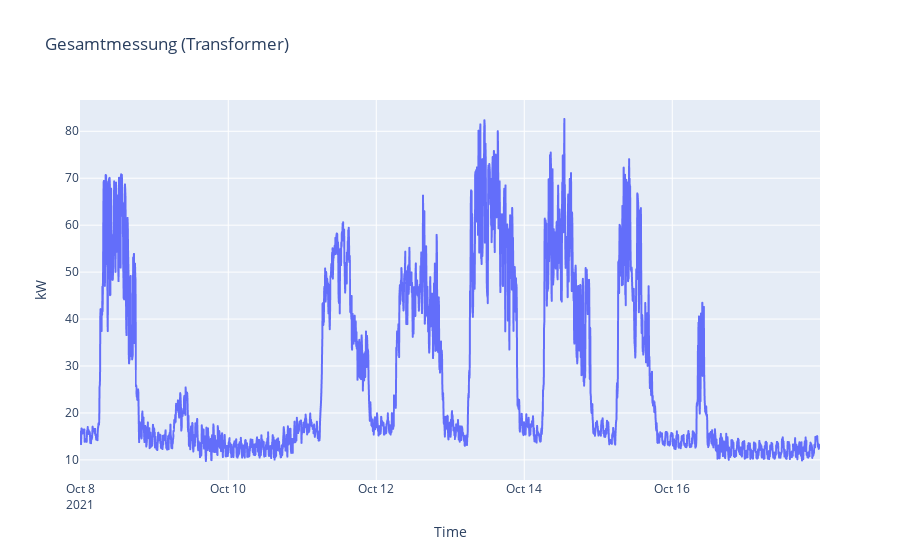

The notebook cell saved with this chart:
### Code cell
px.line(
    x=df_1T.index, y=df_1T.kw, 
    title='Gesamtmessung (Transformer)',
    labels={
        'x': 'Time',
        'y': 'kW'
    })

### Figure 1 — Plotly figure (JSON) as saved in the notebook; plotly's stock layout.template omitted (floating-point values rounded to 4 significant figures; data arrays with more than 128 entries replaced by an {"elided": "..."} marker saying what was removed)
{"data": [{"hovertemplate": "Time=%{x}<br>kW=%{y}<extra></extra>", "legendgroup": "", "line": {"color": "#636efa", "dash": "solid"}, "marker": {"symbol": "circle"}, "mode": "lines", "name": "", "showlegend": false, "type": "scattergl", "x": {"elided": "2881 str values"}, "xaxis": "x", "y": {"elided": "2881 float values"}, "yaxis": "y"}], "layout": {"legend": {"tracegroupgap": 0}, "title": {"text": "Gesamtmessung (Transformer)"}, "xaxis": {"anchor": "y", "domain": [0, 1], "title": {"text": "Time"}}, "yaxis": {"anchor": "x", "domain": [0, 1], "title": {"text": "kW"}}}}
